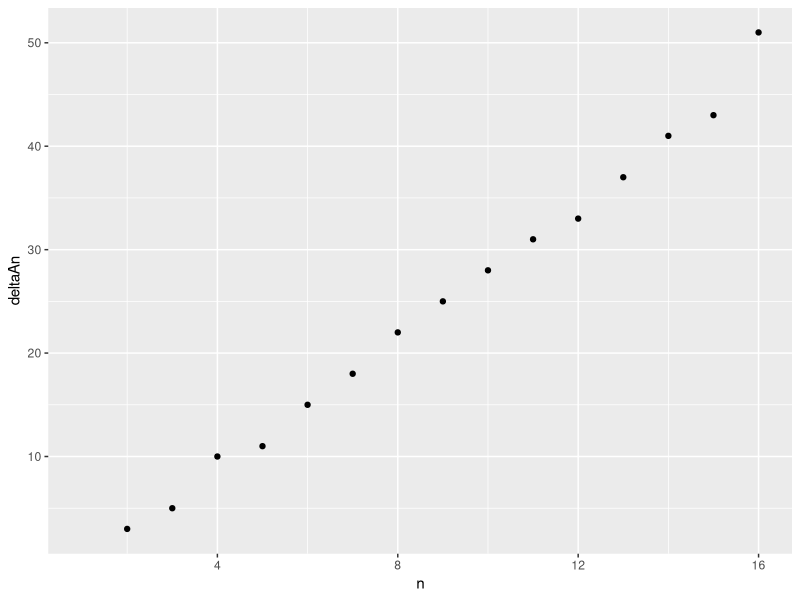
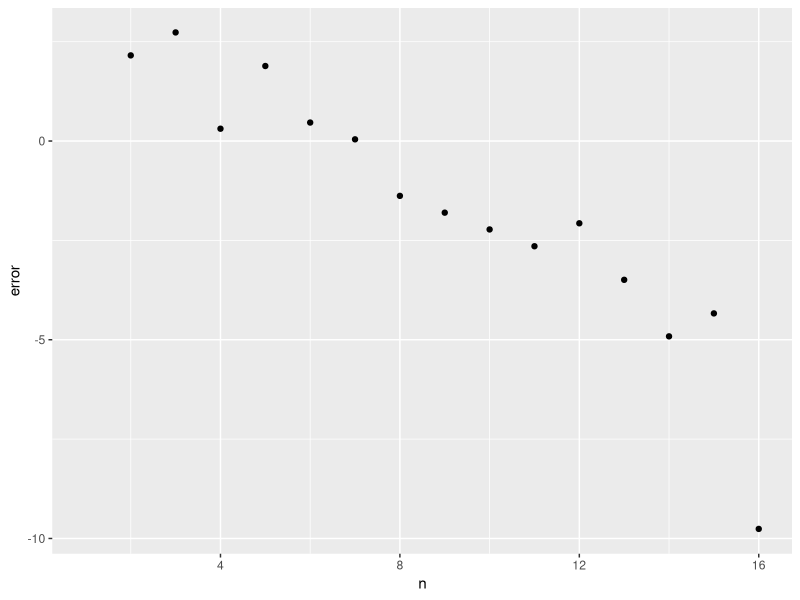
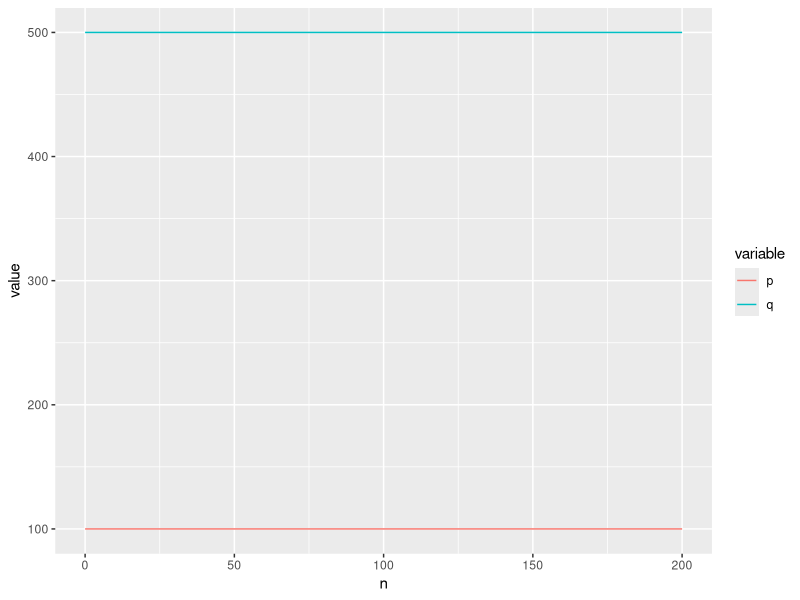
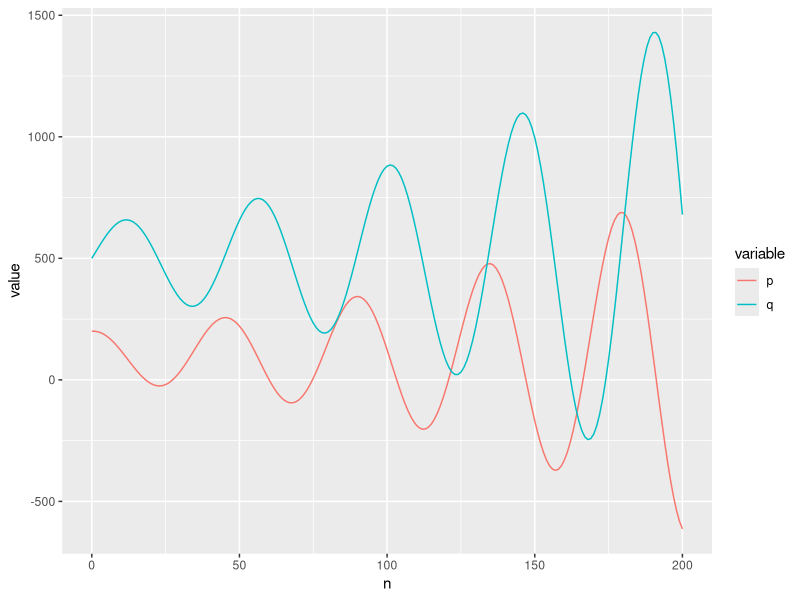
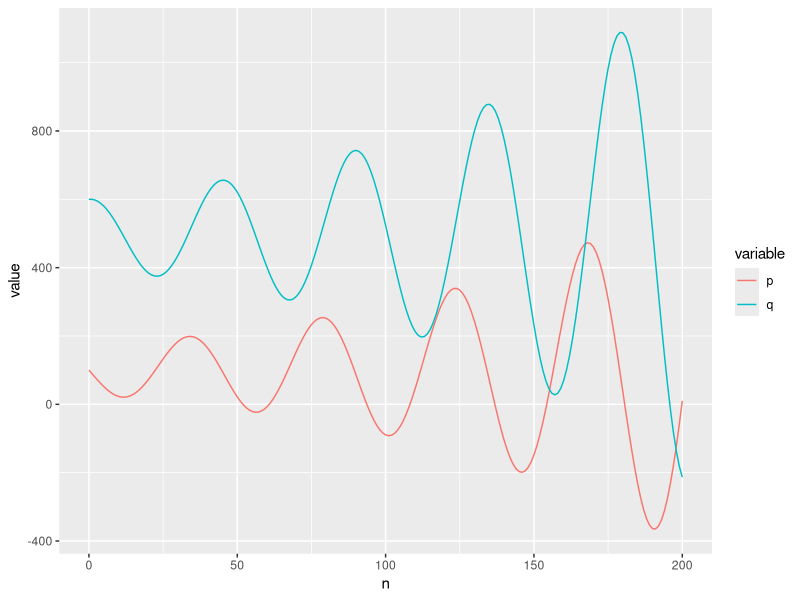
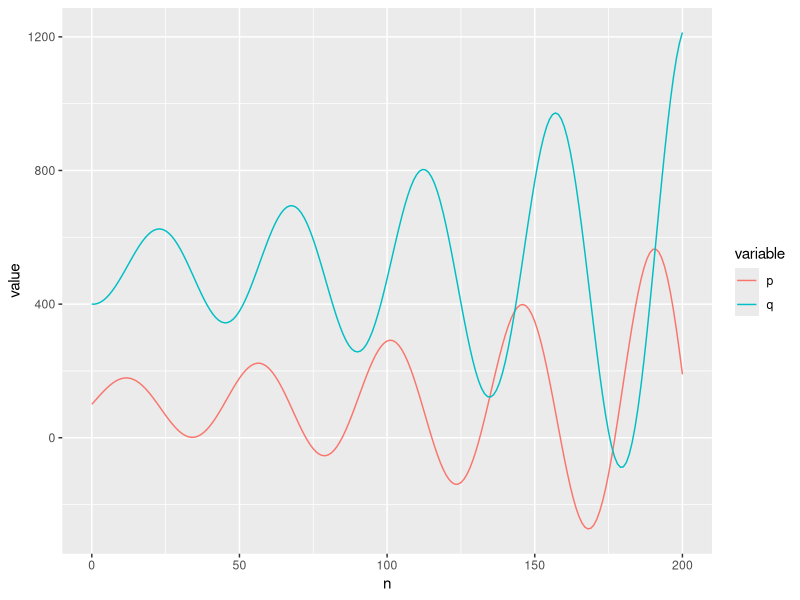
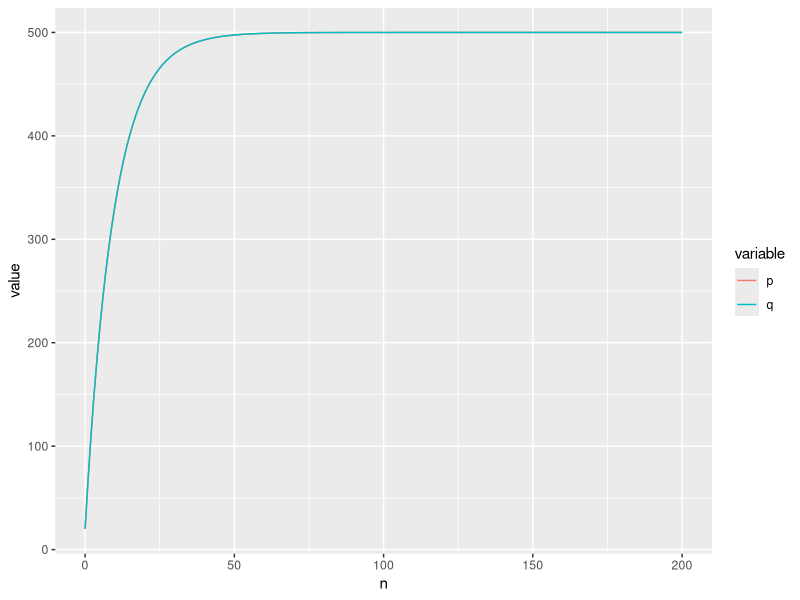
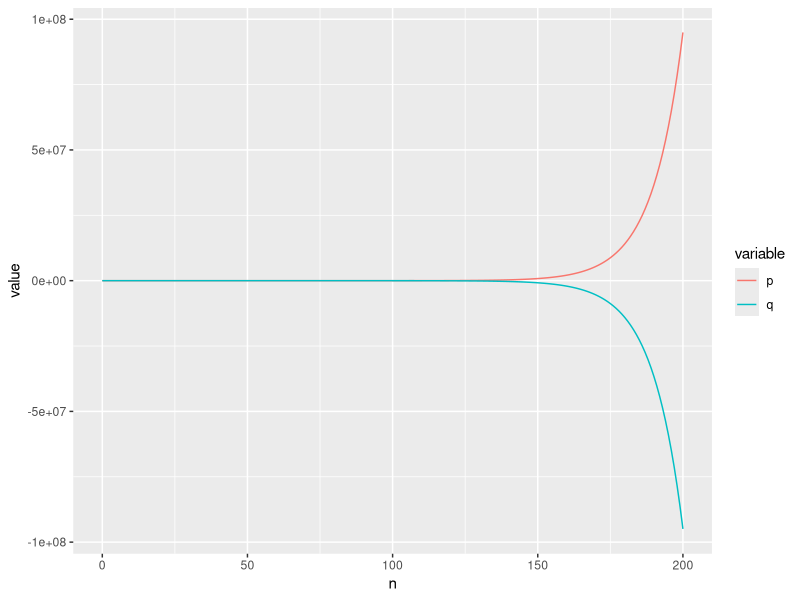

Reproduce these figures in R, in order.
## ---- chunk 1

anndf <- data.frame(period=0, amount=50000)

while(tail(anndf,1)$amount > 0){
  anndf <- rbind(anndf, c(tail(anndf,1)$period+1, 1.01*tail(anndf,1)$amount - 1000))
}

anndf


## ---- chunk 2

brakedf <- data.frame(n=1:16, an=c(3,6,11,21,32,47,65,87,112,140,171,204,241,282,325,376))

brakedf$deltaAn = c(NA,tail(brakedf$an,-1)-head(brakedf$an,-1))

library(ggplot2)

ggplot(brakedf, aes(x=n, y=deltaAn)) + geom_point()

## ---- chunk 3

brakedf$slope <- brakedf$deltaAn / brakedf$n

slope <- mean(brakedf$slope, na.rm=TRUE)


## ---- chunk 4

altSlope <- summary(lm(deltaAn ~ 0 + n, data=brakedf))$coefficients["n","Estimate"]


## ---- chunk 5

brakedf$estimate <- slope*brakedf$n

brakedf$error <- brakedf$estimate - brakedf$deltaAn

ggplot(brakedf, aes(x=n, y=error)) + geom_point()


## ---- chunk 6

rumordf <- data.frame(n=0, r=4, roundr=4)

k <- 0.001

for(i in 1:13){
  rumordf <- rbind(rumordf, c(i, rumordf$r[i] + k*rumordf$r[i]*(1000 - rumordf$r[i]),
                              round(rumordf$roundr[i] + k*rumordf$roundr[i]*(1000 - 
                                                                               rumordf$roundr[i]))))
}

rumordf

## ---- chunk 7

library(reshape2)

iterations <- 200

pinit <- 100
qinit <- 500

econdf <- data.frame(n = 0, p = pinit, q= qinit)

for(i in 1:iterations){
  econdf <- rbind(econdf,
                  c(i, tail(econdf$p,1) - 0.1*(tail(econdf$q,1) - 500),
                    tail(econdf$q,1) + 0.2*(tail(econdf$p,1) - 100)))
}

ggplot(melt(econdf, id="n"), aes(x=n, y=value, color=variable)) + geom_line()

#################################################################################

pinit <- 200
qinit <- 500

econdf <- data.frame(n = 0, p = pinit, q= qinit)

for(i in 1:iterations){
  econdf <- rbind(econdf,
                  c(i, tail(econdf$p,1) - 0.1*(tail(econdf$q,1) - 500),
                    tail(econdf$q,1) + 0.2*(tail(econdf$p,1) - 100)))
}

ggplot(melt(econdf, id="n"), aes(x=n, y=value, color=variable)) + geom_line()

#################################################################################

pinit <- 100
qinit <- 600

econdf <- data.frame(n = 0, p = pinit, q= qinit)

for(i in 1:iterations){
  econdf <- rbind(econdf,
                  c(i, tail(econdf$p,1) - 0.1*(tail(econdf$q,1) - 500),
                    tail(econdf$q,1) + 0.2*(tail(econdf$p,1) - 100)))
}

ggplot(melt(econdf, id="n"), aes(x=n, y=value, color=variable)) + geom_line()

#################################################################################

pinit <- 100
qinit <- 400

econdf <- data.frame(n = 0, p = pinit, q= qinit)

for(i in 1:iterations){
  econdf <- rbind(econdf,
                  c(i, tail(econdf$p,1) - 0.1*(tail(econdf$q,1) - 500),
                    tail(econdf$q,1) + 0.2*(tail(econdf$p,1) - 100)))
}

ggplot(melt(econdf, id="n"), aes(x=n, y=value, color=variable)) + geom_line()



## ---- chunk 8
pinit <- 20
qinit <- 20

econdf <- data.frame(n = 0, p = pinit, q= qinit)

for(i in 1:iterations){
  econdf <- rbind(econdf,
                  c(i, tail(econdf$p,1) - 0.1*(tail(econdf$q,1) - 500),
                    tail(econdf$q,1) - 0.1*(tail(econdf$p,1) - 500)))
}

ggplot(melt(econdf, id="n"), aes(x=n, y=value, color=variable)) + geom_line()

## ---- chunk 9
pinit <- 21
qinit <- 20

econdf <- data.frame(n = 0, p = pinit, q= qinit)

for(i in 1:iterations){
  econdf <- rbind(econdf,
                  c(i, tail(econdf$p,1) - 0.1*(tail(econdf$q,1) - 500),
                    tail(econdf$q,1) - 0.1*(tail(econdf$p,1) - 500)))
}

ggplot(melt(econdf, id="n"), aes(x=n, y=value, color=variable)) + geom_line()

